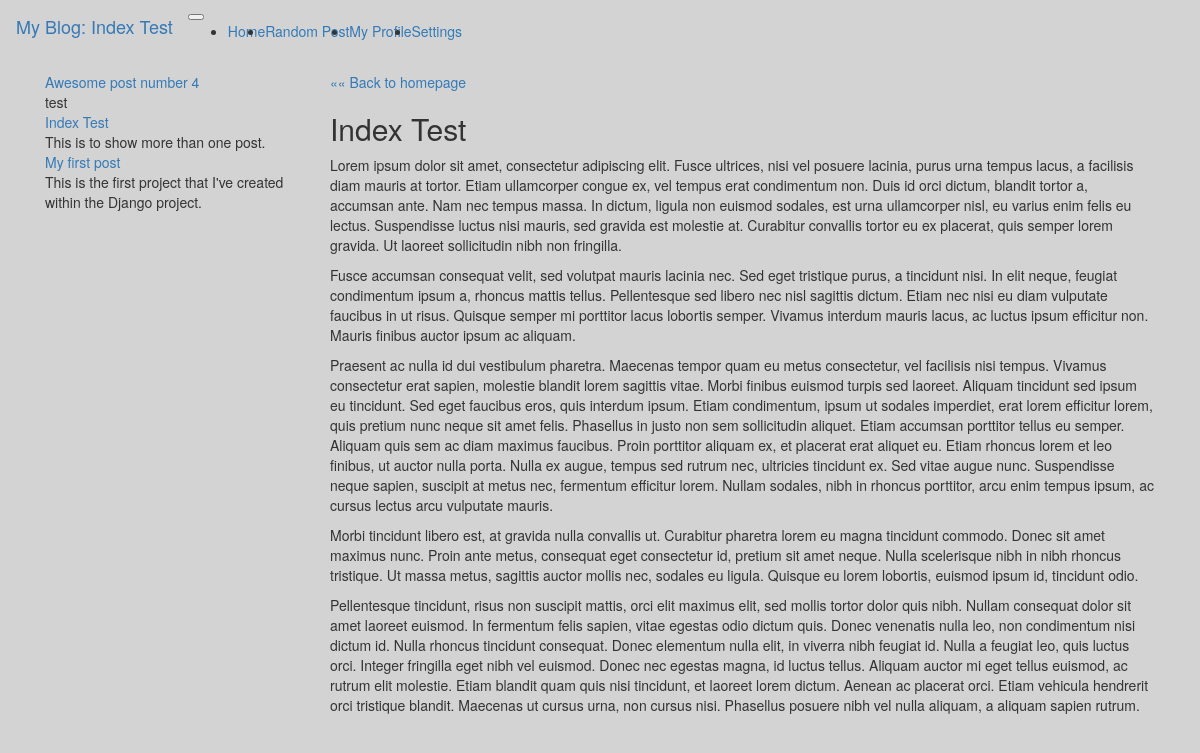
Page /post/index-test on the committed database.
### blog/models.py (models this page shows, shortened)
class Post(models.Model):
    title = models.CharField(max_length=255)
    slug = models.SlugField(max_length=255, unique=True)
    summary = models.CharField(max_length=300)
    content = models.TextField()
    published = models.BooleanField(default=True)
    created = models.DateTimeField(auto_now_add=True)
    image = models.ImageField(upload_to='img')
    class Meta:
        ordering = ['-created']

### blog/views.py (the view)
# urls.py: url(r'^post/(.*)$', blog_views.post),
def post(request, slug):
    print(slug)
    posts = Post.objects.all()
    return render(request, 'post.html', {
        'post': get_object_or_404(Post, slug=slug),
        'posts': posts
    })

### blog/templates/post.html
{% extends 'single-template.html' %}
{% block title %}My Blog: {{ post.title }} {% endblock %}
{% block entry %}
    <a href="/">«« Back to homepage</a><br />
    <h2>{{ post.title }}</h2>
    <div>
        {{ post.content | linebreaks }}
    </div>
{% endblock %}

### blog/templates/single-template.html
{% extends 'base.html' %}
{% block content %}
    <div class="container" style="display:flex;">
        <div class="col-md-3" style="display:inline-block">
            {% for post in posts %}
                <div >
                    <div class="summary-title"><a href="/post/{{ post.slug }}"> {{post.title}}</a></div>
                    <div class="summary"> {{post.summary}} </div>
                </div>
            {% endfor %}
        </div>
        <div class="col-md-9" style="float:left;">
            {% block entry %}
            {% endblock %}
        </div>
    </div>
{% endblock %}

### blog/templates/base.html (shortened to what this page needs)
<!DOCTYPE html>
<html lang="en">
<head>
    {% load static %}
    <link rel="stylesheet" type="text/css" href="{% static 'css/bootstrap.min.css' %}" >
    <link rel="stylesheet" type="text/css" href="{% static 'css/style.css' %}" />
</head>
<body>
    <nav class="navbar navbar-expand-lg navbar-light bg-light">
      <div class="container-fluid">
        <a class="navbar-brand" href="#">{% block title %}My Site{% endblock %}</a>
        <button class="navbar-toggler" type="button" data-bs-toggle="collapse" data-bs-target="#navbarSupportedContent" aria-controls="navbarSupportedContent" aria-expanded="false" aria-label="Toggle navigation">
        </button>
        <div class="collapse navbar-collapse" id="navbarSupportedContent">
          <ul class="navbar-nav me-auto mb-2 mb-lg-0">
              <li class="nav-item">
              <a class="nav-link active" aria-current="page" href="/">Home</a>
              </li>
              <li><a href="#">Random Post</a></li>
              <li><a href="#">My Profile</a></li>
              <li><a href="#">Settings</a></li>
          </ul>
        </div>
      </div>
</nav>
    <div id="content">
        {% block content %}{% endblock %}
    </div>
</body>
</html>

### blog/static/css/style.css (style rules this page uses)
body { background: lightgray !important; }

### rows in the picture
Post: title "Index Test", summary "This is to show more than one post.", content "Lorem ipsum dolor sit amet, consectetur adipiscing elit. Fusce ultrices, nisi vel posuere lacinia, purus urna tempus lacus, a facilisis diam mauris at tortor. Etiam ullamcorper congue ex, vel tempus erat condimentum non. Duis id orci dictum, blandit tortor a, accumsan ante. Nam nec tempus massa. In dictum, ligula non euismod sodales, est urna ullamcorper nisl, eu varius enim felis eu lectus. Suspendisse luctus nisi mauris, sed gravida est molestie at. Curabitur convallis tortor eu ex placerat, quis semper lorem gravida. Ut laoreet sollicitudin nibh non fringilla. Fusce accumsan consequat velit, sed volutpat mauris lacinia nec. Sed eget tristique purus, a tincidunt nisi. In elit neque,…"
Post: title "Awesome post number 4", summary "test"
Post: title "My first post", summary "This is the first project that I've created within the Django project."
